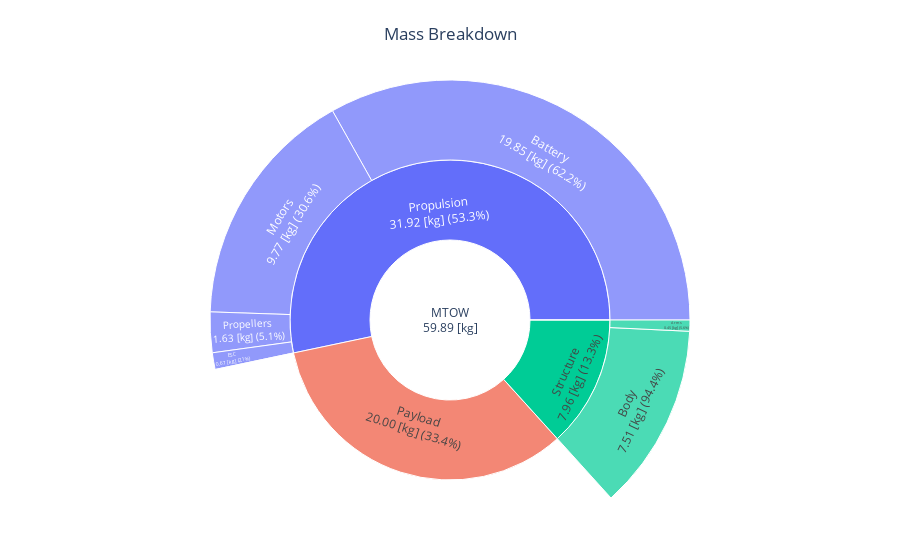

The cell this chart's notebook holds for it:
### Code cell
fig = mass_breakdown_sun_plot_drone(OUTPUT_FILE)
fig.show()

### Figure 1 — Plotly figure (JSON) as saved in the notebook; plotly's stock layout.template omitted (floating-point values rounded to 4 significant figures)
{"data": [{"branchvalues": "total", "labels": ["MTOW<br>59.89 [kg]", "Payload<br>20.00 [kg] (33.4%)", "Fuel mission<br>0.00 [kg] (0.0%)", "Propulsion<br>31.92 [kg] (53.3%)", "Structure<br>7.96 [kg] (13.3%)", "Propellers<br>1.63 [kg] (5.1%)", "Motors<br>9.77 [kg] (30.6%)", "Gearboxes<br>0.00 [kg] (0.0%)", "ESC<br>0.67 [kg] (2.1%)", "Battery<br>19.85 [kg] (62.2%)", "Body<br>7.51 [kg] (94.4%)", "Arms<br>0.45 [kg] (5.6%)"], "parents": ["", "MTOW<br>59.89 [kg]", "MTOW<br>59.89 [kg]", "MTOW<br>59.89 [kg]", "MTOW<br>59.89 [kg]", "Propulsion<br>31.92 [kg] (53.3%)", "Propulsion<br>31.92 [kg] (53.3%)", "Propulsion<br>31.92 [kg] (53.3%)", "Propulsion<br>31.92 [kg] (53.3%)", "Propulsion<br>31.92 [kg] (53.3%)", "Structure<br>7.96 [kg] (13.3%)", "Structure<br>7.96 [kg] (13.3%)"], "type": "sunburst", "values": [59.89, 20, 0, 31.92, 7.964, 1.632, 9.77, 0, 0.6717, 19.85, 7.514, 0.4499]}], "layout": {"margin": {"b": 0, "l": 0, "r": 0, "t": 80}, "title": {"text": "Mass Breakdown", "x": 0.5}}}
